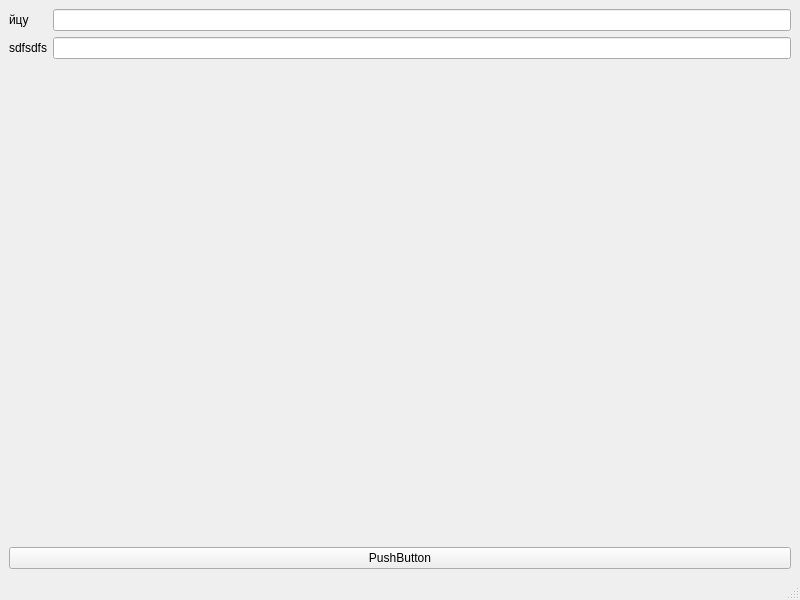
<?xml version="1.0" encoding="UTF-8"?>
<ui version="4.0">
 <class>MainWindow</class>
 <widget class="QMainWindow" name="MainWindow">
  <property name="geometry">
   <rect>
    <x>0</x>
    <y>0</y>
    <width>800</width>
    <height>600</height>
   </rect>
  </property>
  <property name="windowTitle">
   <string>MainWindow</string>
  </property>
  <widget class="QWidget" name="centralwidget">
   <layout class="QVBoxLayout" name="verticalLayout">
    <item>
     <layout class="QFormLayout" name="formLayout">
      <property name="fieldGrowthPolicy">
       <enum>QFormLayout::ExpandingFieldsGrow</enum>
      </property>
      <item row="1" column="0">
       <widget class="QLabel" name="Label">
        <property name="text">
         <string>йцу</string>
        </property>
       </widget>
      </item>
      <item row="1" column="1">
       <widget class="QLineEdit" name="LineEdit"/>
      </item>
      <item row="2" column="0">
       <widget class="QLabel" name="sdfsdfsLabel">
        <property name="text">
         <string>sdfsdfs</string>
        </property>
       </widget>
      </item>
      <item row="2" column="1">
       <widget class="QLineEdit" name="sdfsdfsLineEdit"/>
      </item>
     </layout>
    </item>
    <item>
     <spacer name="verticalSpacer">
      <property name="orientation">
       <enum>Qt::Vertical</enum>
      </property>
      <property name="sizeHint" stdset="0">
       <size>
        <width>20</width>
        <height>258</height>
       </size>
      </property>
     </spacer>
    </item>
    <item>
     <widget class="QPushButton" name="pushButton">
      <property name="text">
       <string>PushButton</string>
      </property>
     </widget>
    </item>
   </layout>
  </widget>
  <widget class="QMenuBar" name="menubar">
   <property name="geometry">
    <rect>
     <x>0</x>
     <y>0</y>
     <width>800</width>
     <height>20</height>
    </rect>
   </property>
  </widget>
  <widget class="QStatusBar" name="statusbar"/>
 </widget>
 <resources/>
 <connections/>
</ui>
